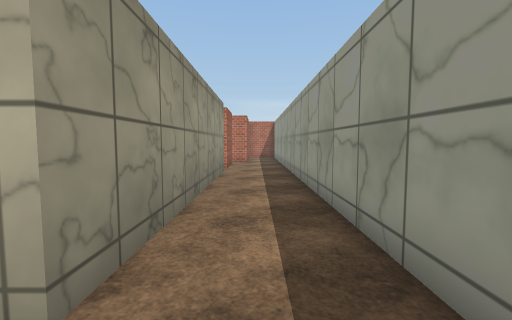
view 1 (above)

20 first-person views from a walk through a Unity game level. The camera is 1.3 m above the floor, tilts 4° down and sees 90° across. The floor is counted in squares, 1.2 m on a side. Each view is taken from the middle of a square. On the plan, view 1 faces up. The plan holds only what a view shows up to about 11 squares ahead; the rest is blank. The place goes on beyond the plan. The player character is not drawn. Surface patterns are stand-ins for the level's own textures.

view 2
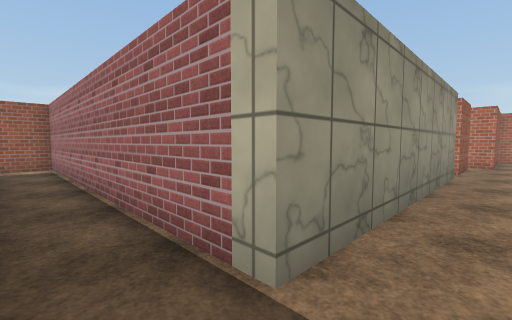

view 3
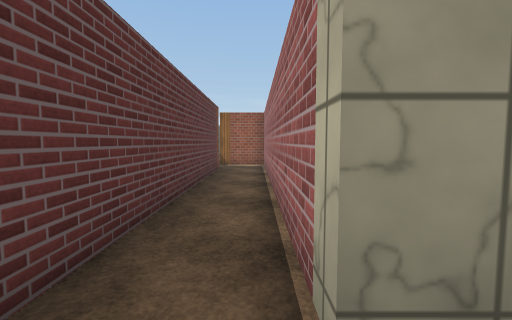

view 4
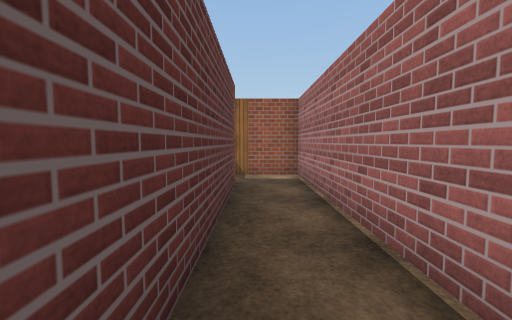

view 5
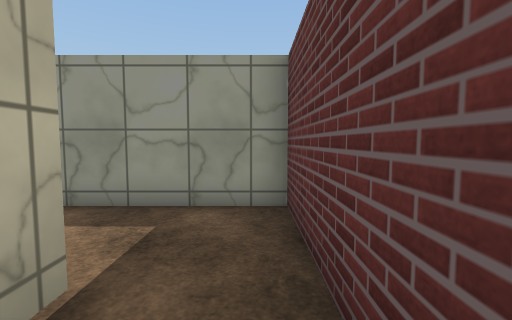

view 6
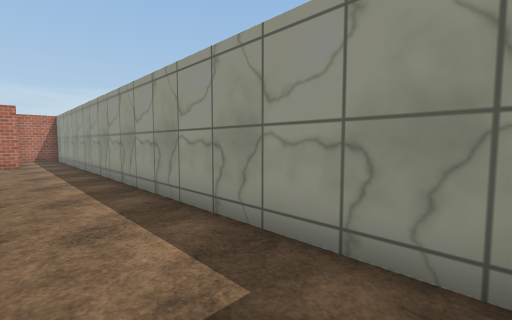

view 7
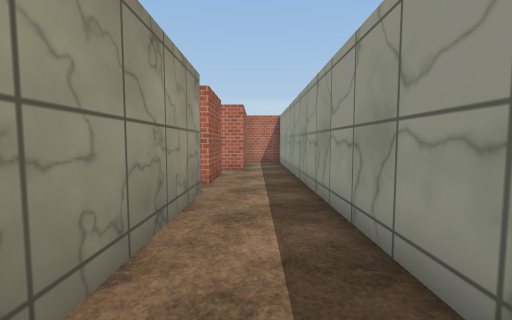

view 8
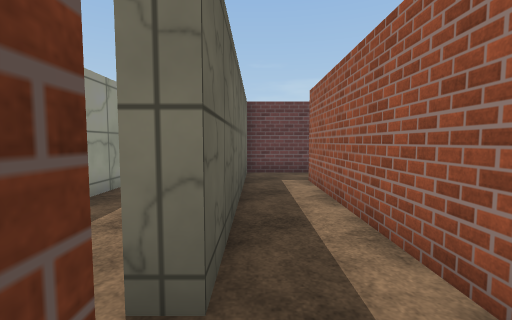

view 9
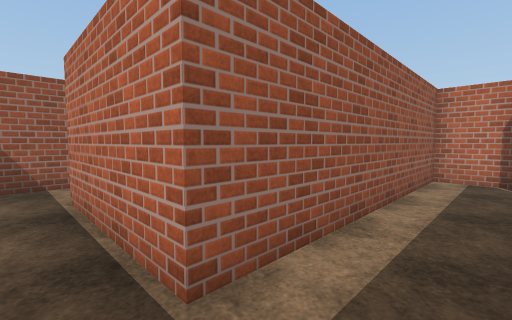

view 10
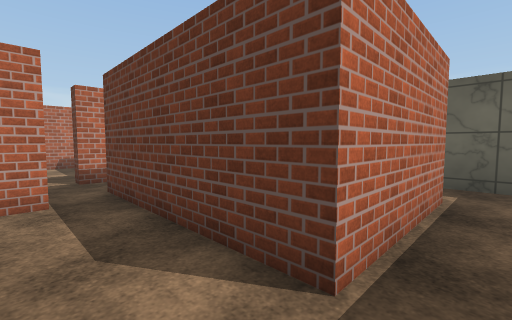

view 11
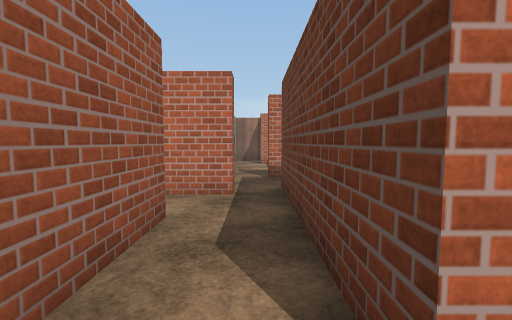

view 12
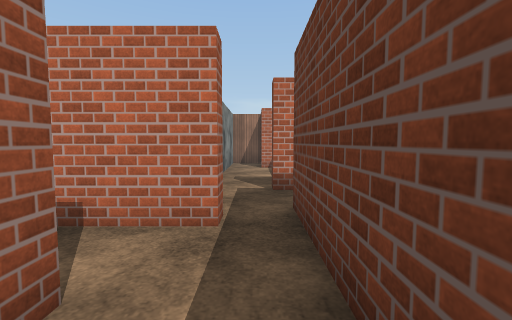

view 13
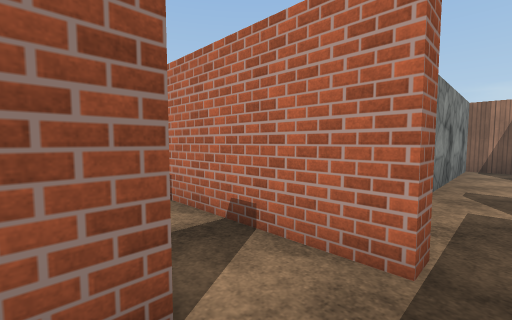

view 14
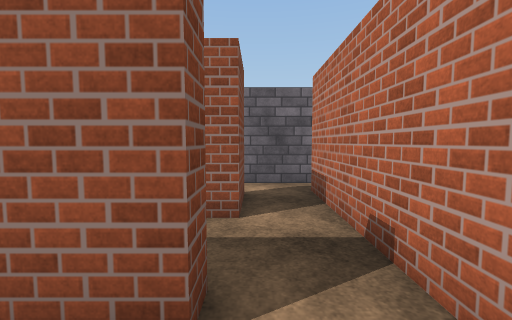

view 15
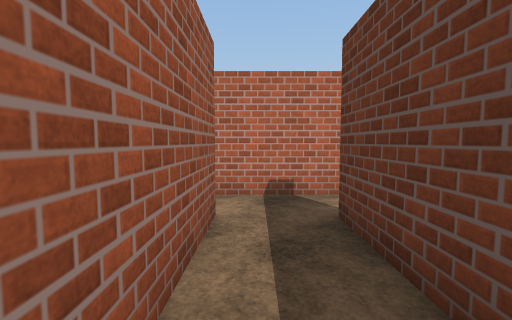

view 16
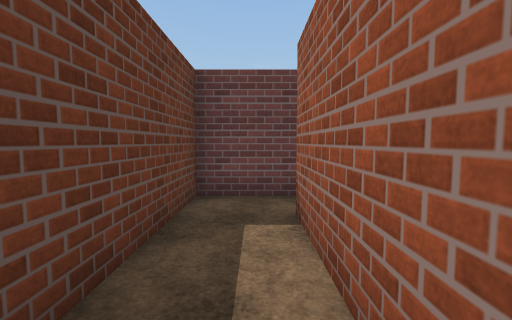

view 17
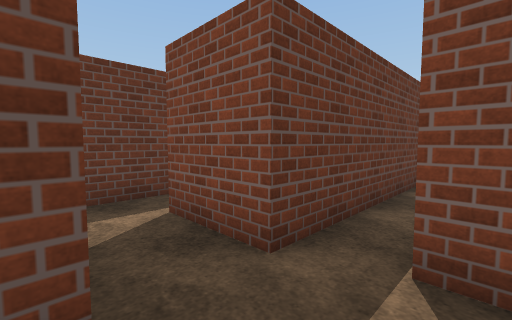

view 18
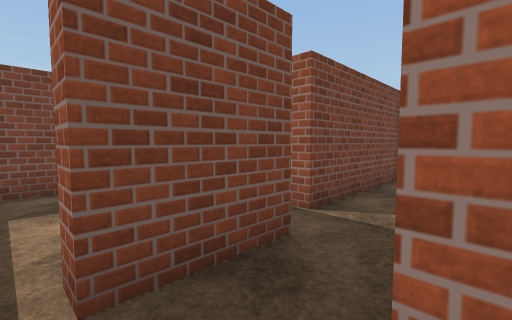

view 19
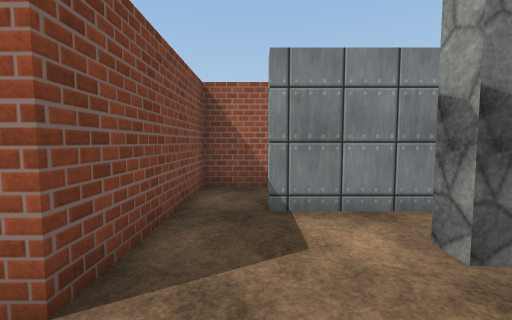

view 20
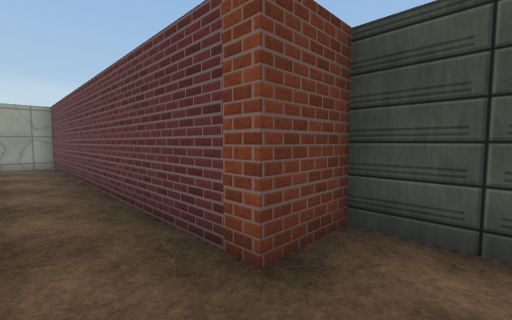

### Floor plan
Ten units are one square. View 1 is at (0, 0); x grows to the right and y downward. Boxes are objects, and circles mark ways between rooms. Rooms are numbered by the first view taken in them; rooms with no view inside come last. Other rooms are left out.
<svg viewBox="-140 -130 158 157">
<path fill="none" stroke="#000" d="M-12 -95 -12 -14 -125 -14 -125 8M-121 22 -105 22 -105 5 13 5 13 -125M-12 -125 -12 -105M-19 -114 -35 -114 -35 -38M-17 -26 -17 -95 -12 -95M-40 -19 -16 -19M-98 -66 -93 -66 -93 -29M-85 -82 -95 -82M-35 -38 -74 -38 -74 -75M-116 -66 -116 -31M-119 -19 -98 -19 -98 -66M-95 -82 -135 -82M-69 -107 -76 -107 -76 -112M-93 -122 -93 -119 -98 -119M-74 -75 -74 -92 -53 -92M-105 -87 -85 -87 -85 -82M-110 -125 -110 -102M-40 -85 -40 -101M-53 -92 -53 -86M-59 -111 -59 -106M-59 -43 -49 -43M-110 -102 -115 -102M-132 -104 -132 -87 -105 -87"/>
<circle cx="-10" cy="-100" r="3" fill="#2a7"/>
<circle cx="-30" cy="-30" r="3" fill="#2a7"/>
<circle cx="-100" cy="-70" r="3" fill="#2a7"/>
<circle cx="-80" cy="-80" r="3" fill="#2a7"/>
<circle cx="-65" cy="-100" r="3" fill="#2a7"/>
<circle cx="-110" cy="-95" r="3" fill="#2a7"/>
<text x="-30" y="-10">1</text>
<text x="-20" y="-70">2</text>
<text x="-80" y="-40">3</text>
<text x="-110" y="-50">4</text>
<text x="-80" y="-100">5</text>
<text x="-50" y="-80">6</text>
<text x="-120" y="-100">7</text>
</svg>
Room 1 opens to room 2. Room 2 opens to room 3. Room 3 opens to room 4. Room 3 opens to room 5. Room 5 opens to room 6. Room 5 opens to room 7.

Where each view was taken, in squares from view 1:
view 1: 0 up, 0 right, facing up
view 2: 0 up, 0 right, facing up-left
view 3: 1 up, 0 right, facing left
view 4: 0 up, 4 left, facing left
view 5: 0 up, 3 left, facing right
view 6: 0 up, 1 left, facing up-right
view 7: 4 up, 0 right, facing up
view 8: 11 up, 2 left, facing down
view 9: 3 up, 2 left, facing up-left
view 10: 3 up, 9 left, facing up-right
view 11: 3 up, 8 left, facing up
view 12: 5 up, 8 left, facing up
view 13: 6 up, 8 left, facing up-left
view 14: 7 up, 8 left, facing left
view 15: 3 up, 11 left, facing up
view 16: 7 up, 11 left, facing down
view 17: 11 up, 9 left, facing down-right
view 18: 11 up, 5 left, facing down-left
view 19: 10 up, 7 left, facing left
view 20: 1 up, 12 left, facing down-right
